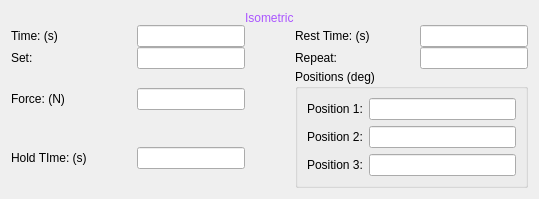
                     <widget class="QWidget" name="Isometric">
                      <layout class="QGridLayout" name="gridLayout_Isometric" rowstretch="1,2,2,2,2" columnstretch="1,2,1,2">
                       <property name="horizontalSpacing">
                        <number>50</number>
                       </property>
                       <property name="verticalSpacing">
                        <number>0</number>
                       </property>
                       <item row="1" column="2" alignment="Qt::AlignVCenter">
                        <widget class="QLabel" name="label_IsometricRestTime">
                         <property name="text">
                          <string>Rest Time: (s)</string>
                         </property>
                        </widget>
                       </item>
                       <item row="4" column="0" alignment="Qt::AlignVCenter">
                        <widget class="QLabel" name="label_IsometricHoldTime">
                         <property name="text">
                          <string>Hold TIme: (s)</string>
                         </property>
                        </widget>
                       </item>
                       <item row="2" column="1" alignment="Qt::AlignVCenter">
                        <widget class="QLineEdit" name="lineEdit_IsometricSet"/>
                       </item>
                       <item row="1" column="1" alignment="Qt::AlignVCenter">
                        <widget class="QLineEdit" name="lineEdit_IsometricTime"/>
                       </item>
                       <item row="1" column="3" alignment="Qt::AlignVCenter">
                        <widget class="QLineEdit" name="lineEdit_IsometricRestTime"/>
                       </item>
                       <item row="3" column="2" rowspan="2" colspan="2">
                        <widget class="QGroupBox" name="groupBox_IsometricPos">
                         <property name="sizePolicy">
                          <sizepolicy hsizetype="Preferred" vsizetype="Minimum">
                           <horstretch>0</horstretch>
                           <verstretch>0</verstretch>
                          </sizepolicy>
                         </property>
                         <property name="title">
                          <string>Positions (deg)</string>
                         </property>
                         <property name="flat">
                          <bool>false</bool>
                         </property>
                         <property name="checkable">
                          <bool>false</bool>
                         </property>
                         <layout class="QGridLayout" name="gridLayout_IsometricPos" columnstretch="1,3">
                          <item row="0" column="0" alignment="Qt::AlignVCenter">
                           <widget class="QLabel" name="label_IsometricPos1">
                            <property name="text">
                             <string>Position 1:</string>
                            </property>
                           </widget>
                          </item>
                          <item row="0" column="1" alignment="Qt::AlignVCenter">
                           <widget class="QLineEdit" name="lineEdit_IsometricPos1"/>
                          </item>
                          <item row="1" column="0" alignment="Qt::AlignVCenter">
                           <widget class="QLabel" name="label_IsometricPos2">
                            <property name="text">
                             <string>Position 2:</string>
                            </property>
                           </widget>
                          </item>
                          <item row="1" column="1" alignment="Qt::AlignVCenter">
                           <widget class="QLineEdit" name="lineEdit_IsometricPos2"/>
                          </item>
                          <item row="2" column="1" alignment="Qt::AlignVCenter">
                           <widget class="QLineEdit" name="lineEdit_IsometricPos3"/>
                          </item>
                          <item row="2" column="0" alignment="Qt::AlignVCenter">
                           <widget class="QLabel" name="label_IsometricPos3">
                            <property name="text">
                             <string>Position 3:</string>
                            </property>
                           </widget>
                          </item>
                         </layout>
                        </widget>
                       </item>
                       <item row="2" column="2" alignment="Qt::AlignVCenter">
                        <widget class="QLabel" name="label_IsometricRepeat">
                         <property name="text">
                          <string>Repeat:</string>
                         </property>
                        </widget>
                       </item>
                       <item row="2" column="3" alignment="Qt::AlignVCenter">
                        <widget class="QLineEdit" name="lineEdit_IsometricRepeat"/>
                       </item>
                       <item row="2" column="0" alignment="Qt::AlignVCenter">
                        <widget class="QLabel" name="label_IsometricSet">
                         <property name="text">
                          <string>Set:</string>
                         </property>
                        </widget>
                       </item>
                       <item row="3" column="0" alignment="Qt::AlignVCenter">
                        <widget class="QLabel" name="label_IsometricForce">
                         <property name="text">
                          <string>Force: (N)</string>
                         </property>
                        </widget>
                       </item>
                       <item row="4" column="1" alignment="Qt::AlignVCenter">
                        <widget class="QLineEdit" name="lineEdit_IsometricHoldTime"/>
                       </item>
                       <item row="1" column="0" alignment="Qt::AlignVCenter">
                        <widget class="QLabel" name="label_IsometricTime">
                         <property name="text">
                          <string>Time: (s)</string>
                         </property>
                        </widget>
                       </item>
                       <item row="3" column="1" alignment="Qt::AlignVCenter">
                        <widget class="QLineEdit" name="lineEdit_IsometricForce"/>
                       </item>
                       <item row="0" column="0" colspan="4" alignment="Qt::AlignHCenter|Qt::AlignVCenter">
                        <widget class="QLabel" name="label_Isometric">
                         <property name="sizePolicy">
                          <sizepolicy hsizetype="Preferred" vsizetype="Maximum">
                           <horstretch>0</horstretch>
                           <verstretch>0</verstretch>
                          </sizepolicy>
                         </property>
                         <property name="styleSheet">
                          <string notr="true">font: 30pt &quot;Segoe UI&quot;;
color: rgb(170, 85, 255)</string>
                         </property>
                         <property name="text">
                          <string>Isometric</string>
                         </property>
                        </widget>
                       </item>
                      </layout>
                     </widget>
